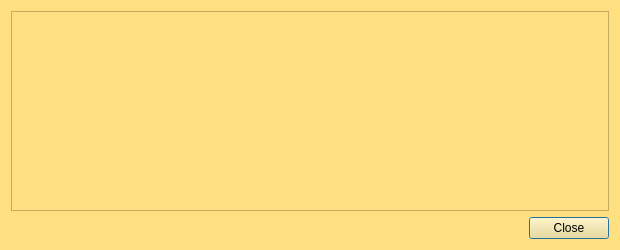
<?xml version="1.0" encoding="UTF-8"?>
<ui version="4.0">
 <class>TransactionDescDialog</class>
 <widget class="QDialog" name="TransactionDescDialog">
  <property name="geometry">
   <rect>
    <x>0</x>
    <y>0</y>
    <width>620</width>
    <height>250</height>
   </rect>
  </property>
  <property name="windowTitle">
   <string notr="true">Transaction details</string>
  </property>
  <property name="styleSheet">
   <string notr="true">background-color: rgb(255, 223, 128);</string>
  </property>
  <layout class="QVBoxLayout" name="verticalLayout">
   <item>
    <widget class="QTextEdit" name="detailText">
     <property name="toolTip">
      <string>This pane shows a detailed description of the transaction</string>
     </property>
     <property name="readOnly">
      <bool>true</bool>
     </property>
    </widget>
   </item>
   <item>
    <widget class="QDialogButtonBox" name="buttonBox">
     <property name="orientation">
      <enum>Qt::Horizontal</enum>
     </property>
     <property name="standardButtons">
      <set>QDialogButtonBox::Close</set>
     </property>
    </widget>
   </item>
  </layout>
 </widget>
 <resources/>
 <connections>
  <connection>
   <sender>buttonBox</sender>
   <signal>accepted()</signal>
   <receiver>TransactionDescDialog</receiver>
   <slot>accept()</slot>
   <hints>
    <hint type="sourcelabel">
     <x>20</x>
     <y>20</y>
    </hint>
    <hint type="destinationlabel">
     <x>20</x>
     <y>20</y>
    </hint>
   </hints>
  </connection>
  <connection>
   <sender>buttonBox</sender>
   <signal>rejected()</signal>
   <receiver>TransactionDescDialog</receiver>
   <slot>reject()</slot>
   <hints>
    <hint type="sourcelabel">
     <x>20</x>
     <y>20</y>
    </hint>
    <hint type="destinationlabel">
     <x>20</x>
     <y>20</y>
    </hint>
   </hints>
  </connection>
 </connections>
</ui>
